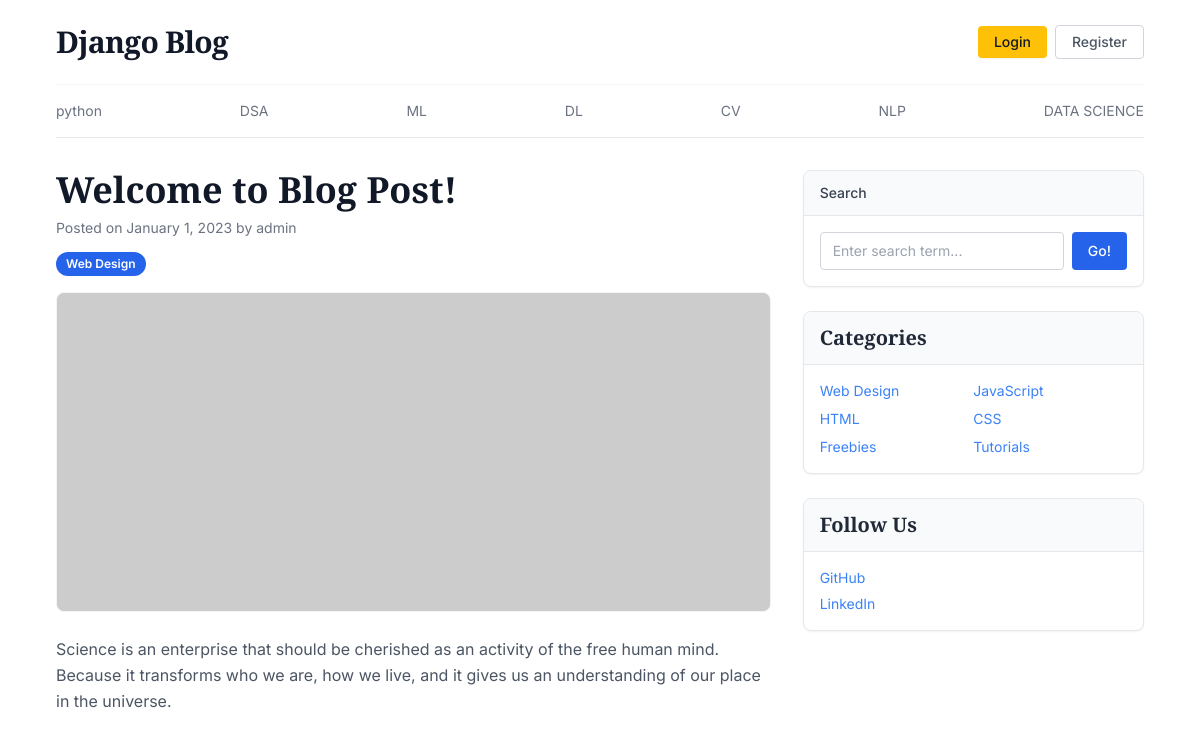
Screenshot of /blog/ with the database file from the repository.
### blog/models.py (models this page shows, shortened)
class Category(models.Model):
    name = models.CharField(max_length = 100, unique=True)
    created_at = models.DateTimeField(auto_now_add = True)
    updated_at = models.DateTimeField(auto_now = True)

### blog/views.py (the view)
# urls.py: path('blog/', views.blogs, name='blogs'),
def blogs(request):
    return render(request,'blogs.html')

### blog/context_processors.py (called while the page is built)
def get_categories(request):
    categories = Category.objects.all()
    return dict(categories=categories)

### templates/blogs.html
{% extends 'base.html' %}
    {% block content %}
    <main class="py-8">
        <div class="grid grid-cols-1 lg:grid-cols-3 gap-8">
            <div class="lg:col-span-2 space-y-4">
                <header class="space-y-2">
                    <h1 class="font-serif text-4xl font-bold text-gray-900">Welcome to Blog Post!</h1>
                    <p class="text-sm text-gray-500">Posted on January 1, 2023 by <a href="#" class="hover:underline">admin</a></p>
                    <div class="pt-1">
                        <span class="bg-blue-600 text-white text-xs font-semibold px-2.5 py-1 rounded-full inline-block">Web Design</span>
                    </div>
                </header>
                <div class="w-full bg-gray-200 rounded-lg overflow-hidden flex items-center justify-center h-80 my-4 border border-gray-100">
                    <img src="https://via.placeholder.com/900x400" alt="Blog Featured Image" class="w-full h-full object-cover">
                </div>
                <article class="prose max-w-none text-gray-600 leading-relaxed text-base pt-2">
                    <p>
                        Science is an enterprise that should be cherished as an activity of the free human mind. Because it transforms who we are, how we live, and it gives us an understanding of our place in the universe.
                    </p>
                </article>
            </div>
            <aside class="space-y-6">
                <div class="bg-white border border-gray-200 rounded-lg overflow-hidden shadow-sm">
                    <div class="bg-gray-50 px-4 py-3 border-b border-gray-200">
                        <h3 class="text-sm font-medium text-gray-700">Search</h3>
                    </div>
                    <div class="p-4">
                        <form action="#" method="GET" class="flex gap-2">
                            <input type="text" placeholder="Enter search term..." class="w-full px-3 py-2 text-sm border border-gray-300 rounded focus:outline-none focus:ring-1 focus:ring-blue-500">
                            <button type="submit" class="bg-blue-600 hover:bg-blue-700 text-white text-sm px-4 py-2 rounded transition-colors font-medium">Go!</button>
                        </form>
                    </div>
                </div>
                <div class="bg-white border border-gray-200 rounded-lg overflow-hidden shadow-sm">
                    <div class="bg-gray-50 px-4 py-3 border-b border-gray-200">
                        <h3 class="font-serif text-xl font-bold text-gray-800">Categories</h3>
                    </div>
                    <div class="p-4">
                        <div class="grid grid-cols-2 gap-y-2 text-sm">
                            <a href="#" class="text-blue-500 hover:underline">Web Design</a>
                            <a href="#" class="text-blue-500 hover:underline">JavaScript</a>
                            <a href="#" class="text-blue-500 hover:underline">HTML</a>
                            <a href="#" class="text-blue-500 hover:underline">CSS</a>
                            <a href="#" class="text-blue-500 hover:underline">Freebies</a>
                            <a href="#" class="text-blue-500 hover:underline">Tutorials</a>
                        </div>
                    </div>
                </div>
                <div class="bg-white border border-gray-200 rounded-lg overflow-hidden shadow-sm">
                    <div class="bg-gray-50 px-4 py-3 border-b border-gray-200">
                        <h3 class="font-serif text-xl font-bold text-gray-800">Follow Us</h3>
                    </div>
                    <div class="p-4 flex flex-col space-y-1.5 text-sm">
                        <a href="#" class="text-blue-500 hover:underline">GitHub</a>
                        <a href="#" class="text-blue-500 hover:underline">LinkedIn</a>
                    </div>
                </div>
            </aside>
        </div>
    </main>
  {% endblock %}

### templates/base.html (shortened to what this page needs)
{% load static %}
<!DOCTYPE html>
<html lang="en">
<head>
    <script src="https://cdn.tailwindcss.com"></script>
</head>
<body class="bg-white text-gray-800 font-sans antialiased min-h-screen flex flex-col">
    <div class="max-w-6xl mx-auto px-4 sm:px-6 lg:px-8 w-full">
        <header class="flex justify-between items-center py-6 border-b border-gray-100">
            <a href="#" class="font-serif text-3xl font-bold tracking-tight text-gray-900 hover:text-gray-700 transition-colors">
                Django Blog
            </a>
            <div class="flex items-center space-x-2">
                <button class="bg-amberButton hover:bg-yellow-500 text-gray-900 text-sm font-medium px-4 py-1.5 rounded transition-colors shadow-sm">
                    Login
                </button>
                <button class="border border-gray-300 hover:bg-gray-50 text-gray-600 text-sm font-medium px-4 py-1.5 rounded transition-colors">
                    Register
                </button>
            </div>
        </header>
        <nav class="py-4 border-b border-gray-200">
            <ul class="flex flex-wrap justify-between items-center text-sm font-normal text-gray-500 gap-y-2">
               {% for category in categories %}
                <li><a href="{% url 'posts_by_category' category.id %}" class="hover:text-gray-900 transition-colors">{{ category.name }}</a></li>
                {% endfor %}
            </ul>
        </nav>
{% block content %}
{% endblock %}
</body>
</html>

### rows the page displays
Category: name "python"
Category: name "DSA"
Category: name "ML"
Category: name "DL"
Category: name "CV"
Category: name "NLP"
Category: name "DATA SCIENCE"
